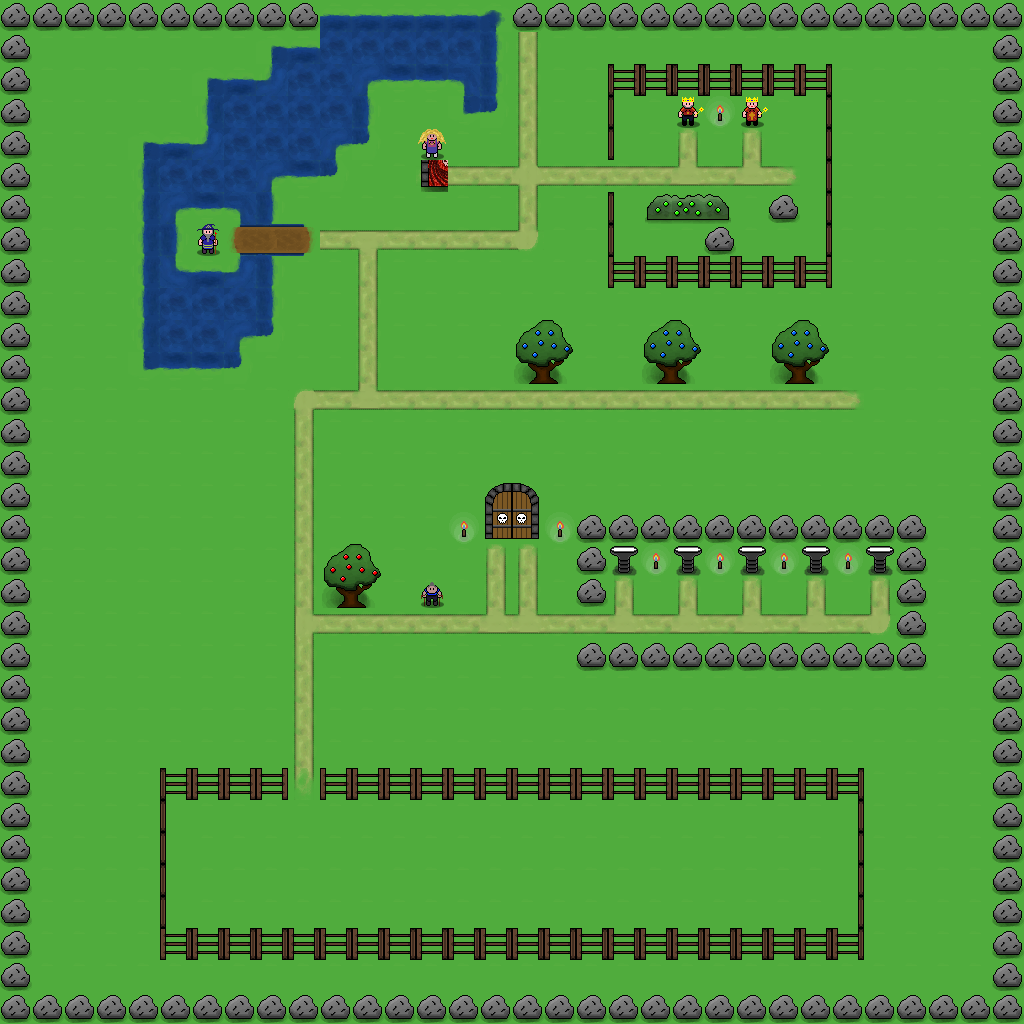

A 2D game scene composited from a Tiled map and its tileset images. What follows is a short description and the map's XML, with each tile layer's data collapsed to a summary:
An orthogonal 32x32 tile map with 32x32 px tiles, 18 tile layers (floor, doortop, doorbot, torches, ...), 2 tilesets.

<map version="1.0" orientation="orthogonal" width="32" height="32" tilewidth="32" tileheight="32">
 <tileset firstgid="1" name="maptiles" tilewidth="32" tileheight="32">
  <image source="world1tileset.png" width="352" height="256" />
  <tile id="44">
   <properties>
    <property name="torch" value="true" />
   </properties>
  </tile>
 </tileset>
 <tileset firstgid="89" name="npcs" tilewidth="32" tileheight="32">
  <image source="npctileset.png" width="160" height="32" />
 </tileset>
 <layer name="floor" width="32" height="32">
  <data>[1024 cells, 1024 non-empty, 16 distinct tile ids]</data>
 </layer>
 <layer name="doortop" width="32" height="32">
  <properties>
   <property name="hidden" value="" />
   <property name="z" value="1" />
  </properties>
  <data>[1024 cells, 2 non-empty, 2 distinct tile ids]</data>
 </layer>
 <layer name="doorbot" width="32" height="32">
  <properties>
   <property name="door" value="true" />
   <property name="hidden" value="" />
   <property name="solid" value="true" />
  </properties>
  <data>[1024 cells, 2 non-empty, 2 distinct tile ids]</data>
 </layer>
 <layer name="torches" width="32" height="32">
  <properties>
   <property name="json" value="maps/world1/torches.json" />
   <property name="solid" value="true" />
   <property name="torch" value="true" />
  </properties>
  <data>[1024 cells, 7 non-empty, 1 distinct tile ids]</data>
 </layer>
 <layer name="pedestal1" width="32" height="32">
  <properties>
   <property name="pedestal" value="true" />
   <property name="solid" value="true" />
  </properties>
  <data>[1024 cells, 1 non-empty, 1 distinct tile ids]</data>
 </layer>
 <layer name="pedestal2" width="32" height="32">
  <properties>
   <property name="pedestal" value="true" />
   <property name="solid" value="true" />
  </properties>
  <data>[1024 cells, 1 non-empty, 1 distinct tile ids]</data>
 </layer>
 <layer name="pedestal3" width="32" height="32">
  <properties>
   <property name="pedestal" value="true" />
   <property name="solid" value="true" />
  </properties>
  <data>[1024 cells, 1 non-empty, 1 distinct tile ids]</data>
 </layer>
 <layer name="pedestal4" width="32" height="32">
  <properties>
   <property name="pedestal" value="true" />
   <property name="solid" value="true" />
  </properties>
  <data>[1024 cells, 1 non-empty, 1 distinct tile ids]</data>
 </layer>
 <layer name="pedestal5" width="32" height="32">
  <properties>
   <property name="pedestal" value="true" />
   <property name="solid" value="true" />
  </properties>
  <data>[1024 cells, 1 non-empty, 1 distinct tile ids]</data>
 </layer>
 <layer name="solidobs" width="32" height="32">
  <properties>
   <property name="solid" value="true" />
  </properties>
  <data>[1024 cells, 305 non-empty, 26 distinct tile ids]</data>
 </layer>
 <layer name="behindobs" width="32" height="32">
  <properties>
   <property name="z" value="1" />
  </properties>
  <data>[1024 cells, 8 non-empty, 4 distinct tile ids]</data>
 </layer>
 <layer name="npc1" width="32" height="32">
  <properties>
   <property name="npc" value="true" />
   <property name="solid" value="true" />
  </properties>
  <data>[1024 cells, 1 non-empty, 1 distinct tile ids]</data>
 </layer>
 <layer name="playerspawn" width="32" height="32">
  <properties>
   <property name="hidden" value="true" />
   <property name="playerspawn" value="true" />
  </properties>
  <data>[1024 cells, 1 non-empty, 1 distinct tile ids]</data>
 </layer>
 <layer name="npc2" width="32" height="32">
  <properties>
   <property name="npc" value="true" />
   <property name="solid" value="true" />
  </properties>
  <data>[1024 cells, 1 non-empty, 1 distinct tile ids]</data>
 </layer>
 <layer name="npc3" width="32" height="32">
  <properties>
   <property name="npc" value="true" />
   <property name="solid" value="true" />
  </properties>
  <data>[1024 cells, 1 non-empty, 1 distinct tile ids]</data>
 </layer>
 <layer name="npc4" width="32" height="32">
  <properties>
   <property name="npc" value="true" />
   <property name="solid" value="true" />
  </properties>
  <data>[1024 cells, 1 non-empty, 1 distinct tile ids]</data>
 </layer>
 <layer name="npc5" width="32" height="32">
  <properties>
   <property name="npc" value="true" />
   <property name="solid" value="true" />
  </properties>
  <data>[1024 cells, 1 non-empty, 1 distinct tile ids]</data>
 </layer>
 <layer name="monsters" width="32" height="32">
  <properties>
   <property name="hidden" value="true" />
   <property name="monsters" value="true" />
  </properties>
  <data>[1024 cells, 80 non-empty, 1 distinct tile ids]</data>
 </layer>
</map>
